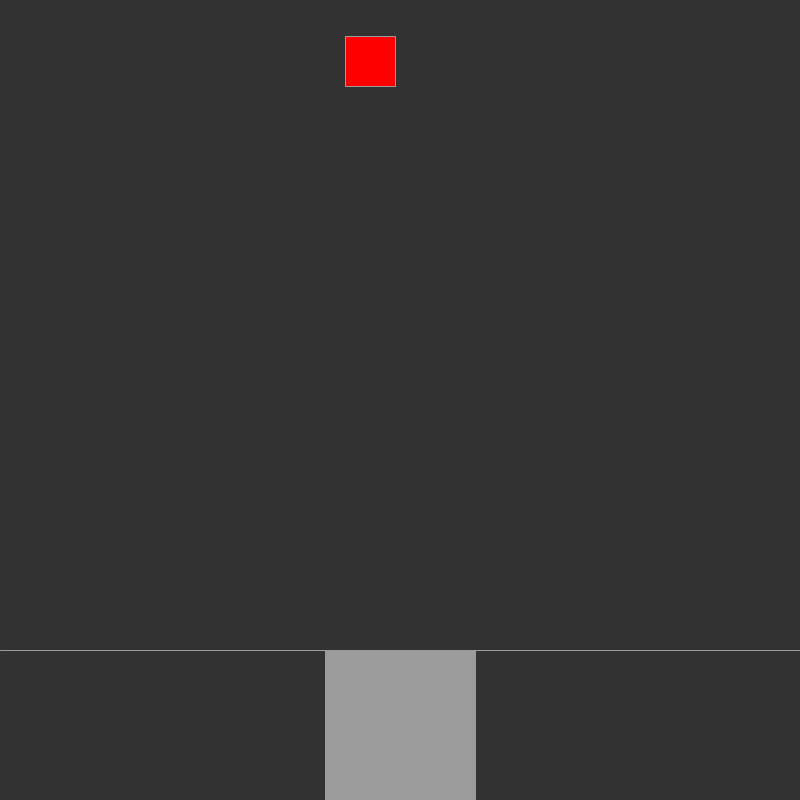
Frame 1 (no input)
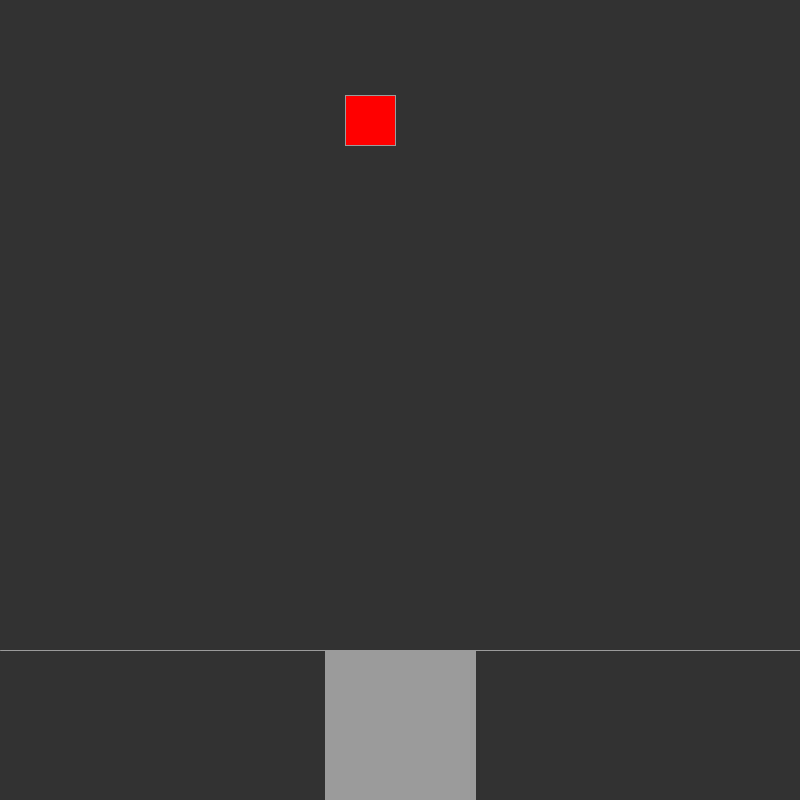
Frame 60 (the mouse pressed at the canvas centre just before this capture)
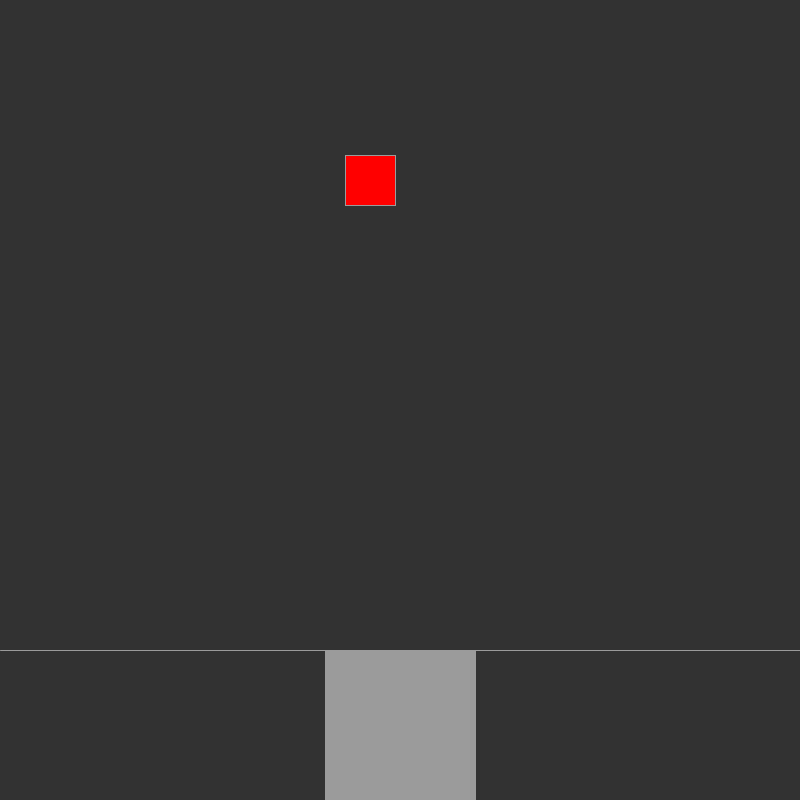
Frame 120 (the mouse held since frame 60 and released just before this capture)

The Processing sketch that drew these frames (run headless with seeded random() and noise(); from frame 60 on, the mouse is pressed at the canvas centre):

// Processing sketch: SpaceShooters
// ── SpaceShooters.pde
final int STAY = 0;
final int MOVELEFT = 1;
final int MOVERIGHT = 2;
final int SHOOT = 3;
final int GAMEOVER = 4;

int state = STAY;

// character
float rectX, rectY;
int rectWidth, rectHeight;

// enemy
float enemyX, enemyY;
float speed = 5;

// bullet
float bulletX, bulletY;
boolean bulletActive = false;
float bulletSpeed = 12;

void setup() {
  textSize(102);
  textAlign(CENTER, CENTER);
  size(800, 800);
  rectMode(CENTER);

  rectWidth = 150;
  rectHeight = 150;

  rectX = width / 2;
  rectY = height - rectHeight / 2;

  enemyX = random(60, 540);
  enemyY = 60;
}

void draw() {
  background(50);


  if (bulletActive) {
    bulletY -= bulletSpeed;
    stroke(255);
    line(bulletX, bulletY, bulletX, bulletY - 20);
    if (bulletY < 0) bulletActive = false;
  }

  if (state == GAMEOVER) {
    fill(255, 0, 0);
    text("GAME OVER!", width/2, height/2);
    return;
  }

  switch (state) {
  case STAY:
    break;
  case MOVELEFT:
    rectX -= speed;
    break;
  case MOVERIGHT:
    rectX += speed;
    break;
  case SHOOT:
    if (!bulletActive) {
      bulletX = rectX;
      bulletY = rectY - rectHeight / 2;
      bulletActive = true;
    }
    break;
  }

  stroke(155);
  line(0, height - rectHeight, width, height - rectHeight);

  fill(155);
  rect(rectX, rectY, rectWidth, rectHeight);

  enemyY += 1;
  if (enemyY >= height - rectHeight - 30) {
    state = GAMEOVER;
  }

  // asteroid
  fill(255, 0, 0);
  rect(enemyX, enemyY, 50, 50);
}

void keyPressed() {
  if (keyCode == LEFT) {
    state = MOVELEFT;
  } else if (keyCode == RIGHT) {
    state = MOVERIGHT;
  } else if (keyCode == UP || key == ' ') {
    state = SHOOT;
  }
}
